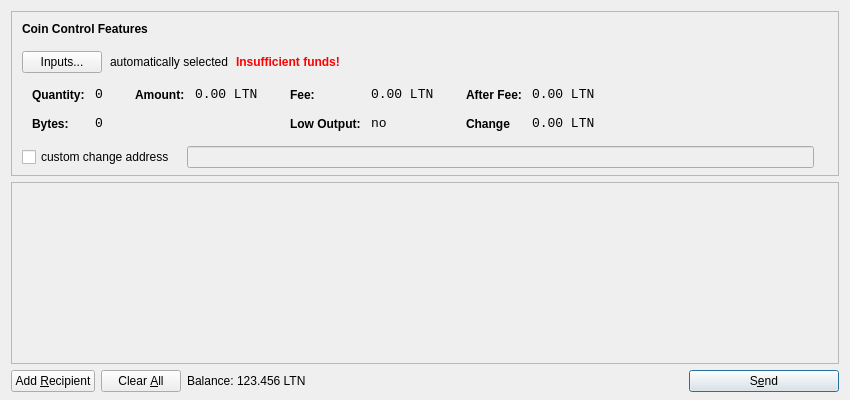
<?xml version="1.0" encoding="UTF-8"?>
<ui version="4.0">
 <class>SendCoinsDialog</class>
 <widget class="QDialog" name="SendCoinsDialog">
  <property name="geometry">
   <rect>
    <x>0</x>
    <y>0</y>
    <width>850</width>
    <height>400</height>
   </rect>
  </property>
  <property name="windowTitle">
   <string>Send Coins</string>
  </property>
  <layout class="QVBoxLayout" name="verticalLayout" stretch="0,1,0">
   <property name="bottomMargin">
    <number>8</number>
   </property>
   <item>
    <widget class="QFrame" name="frameCoinControl">
     <property name="sizePolicy">
      <sizepolicy hsizetype="Expanding" vsizetype="Expanding">
       <horstretch>0</horstretch>
       <verstretch>0</verstretch>
      </sizepolicy>
     </property>
     <property name="maximumSize">
      <size>
       <width>16777215</width>
       <height>16777215</height>
      </size>
     </property>
     <property name="frameShape">
      <enum>QFrame::StyledPanel</enum>
     </property>
     <property name="frameShadow">
      <enum>QFrame::Sunken</enum>
     </property>
     <layout class="QVBoxLayout" name="verticalLayoutCoinControl2">
      <property name="spacing">
       <number>-1</number>
      </property>
      <property name="leftMargin">
       <number>0</number>
      </property>
      <property name="topMargin">
       <number>0</number>
      </property>
      <property name="rightMargin">
       <number>0</number>
      </property>
      <property name="bottomMargin">
       <number>6</number>
      </property>
      <item>
       <layout class="QVBoxLayout" name="verticalLayoutCoinControl" stretch="0,0,0,0,1">
        <property name="spacing">
         <number>0</number>
        </property>
        <property name="leftMargin">
         <number>10</number>
        </property>
        <property name="topMargin">
         <number>10</number>
        </property>
        <item>
         <layout class="QHBoxLayout" name="horizontalLayoutCoinControl1">
          <property name="bottomMargin">
           <number>15</number>
          </property>
          <item>
           <widget class="QLabel" name="labelCoinControlFeatures">
            <property name="sizePolicy">
             <sizepolicy hsizetype="Preferred" vsizetype="Maximum">
              <horstretch>0</horstretch>
              <verstretch>0</verstretch>
             </sizepolicy>
            </property>
            <property name="font">
             <font>
              <weight>75</weight>
              <bold>true</bold>
             </font>
            </property>
            <property name="styleSheet">
             <string notr="true">font-weight:bold;</string>
            </property>
            <property name="text">
             <string>Coin Control Features</string>
            </property>
           </widget>
          </item>
         </layout>
        </item>
        <item>
         <layout class="QHBoxLayout" name="horizontalLayoutCoinControl2" stretch="0,0,0,0">
          <property name="spacing">
           <number>8</number>
          </property>
          <property name="bottomMargin">
           <number>10</number>
          </property>
          <item>
           <widget class="QPushButton" name="pushButtonCoinControl">
            <property name="styleSheet">
             <string notr="true"/>
            </property>
            <property name="text">
             <string>Inputs...</string>
            </property>
           </widget>
          </item>
          <item>
           <widget class="QLabel" name="labelCoinControlAutomaticallySelected">
            <property name="text">
             <string>automatically selected</string>
            </property>
            <property name="margin">
             <number>5</number>
            </property>
           </widget>
          </item>
          <item>
           <widget class="QLabel" name="labelCoinControlInsuffFunds">
            <property name="font">
             <font>
              <weight>75</weight>
              <bold>true</bold>
             </font>
            </property>
            <property name="styleSheet">
             <string notr="true">color:red;font-weight:bold;</string>
            </property>
            <property name="text">
             <string>Insufficient funds!</string>
            </property>
            <property name="margin">
             <number>5</number>
            </property>
           </widget>
          </item>
          <item>
           <spacer name="horizontalSpacerCoinControl">
            <property name="orientation">
             <enum>Qt::Horizontal</enum>
            </property>
            <property name="sizeHint" stdset="0">
             <size>
              <width>40</width>
              <height>1</height>
             </size>
            </property>
           </spacer>
          </item>
         </layout>
        </item>
        <item>
         <widget class="QWidget" name="widgetCoinControl" native="true">
          <property name="sizePolicy">
           <sizepolicy hsizetype="Preferred" vsizetype="Preferred">
            <horstretch>0</horstretch>
            <verstretch>0</verstretch>
           </sizepolicy>
          </property>
          <property name="minimumSize">
           <size>
            <width>0</width>
            <height>0</height>
           </size>
          </property>
          <property name="styleSheet">
           <string notr="true"/>
          </property>
          <layout class="QHBoxLayout" name="horizontalLayoutCoinControl5">
           <property name="margin">
            <number>0</number>
           </property>
           <item>
            <layout class="QHBoxLayout" name="horizontalLayoutCoinControl3" stretch="0,0,0,1">
             <property name="spacing">
              <number>20</number>
             </property>
             <property name="topMargin">
              <number>0</number>
             </property>
             <property name="bottomMargin">
              <number>10</number>
             </property>
             <item>
              <layout class="QFormLayout" name="formLayoutCoinControl1">
               <property name="horizontalSpacing">
                <number>10</number>
               </property>
               <property name="verticalSpacing">
                <number>14</number>
               </property>
               <property name="leftMargin">
                <number>10</number>
               </property>
               <property name="topMargin">
                <number>4</number>
               </property>
               <property name="rightMargin">
                <number>6</number>
               </property>
               <item row="0" column="0">
                <widget class="QLabel" name="labelCoinControlQuantityText">
                 <property name="styleSheet">
                  <string notr="true">font-weight:bold;</string>
                 </property>
                 <property name="text">
                  <string>Quantity:</string>
                 </property>
                 <property name="margin">
                  <number>0</number>
                 </property>
                </widget>
               </item>
               <item row="0" column="1">
                <widget class="QLabel" name="labelCoinControlQuantity">
                 <property name="font">
                  <font>
                   <family>Monospace</family>
                   <pointsize>10</pointsize>
                  </font>
                 </property>
                 <property name="cursor">
                  <cursorShape>IBeamCursor</cursorShape>
                 </property>
                 <property name="contextMenuPolicy">
                  <enum>Qt::ActionsContextMenu</enum>
                 </property>
                 <property name="text">
                  <string>0</string>
                 </property>
                 <property name="margin">
                  <number>0</number>
                 </property>
                 <property name="textInteractionFlags">
                  <set>Qt::LinksAccessibleByMouse|Qt::TextSelectableByKeyboard|Qt::TextSelectableByMouse</set>
                 </property>
                </widget>
               </item>
               <item row="1" column="0">
                <widget class="QLabel" name="labelCoinControlBytesText">
                 <property name="styleSheet">
                  <string notr="true">font-weight:bold;</string>
                 </property>
                 <property name="text">
                  <string>Bytes:</string>
                 </property>
                </widget>
               </item>
               <item row="1" column="1">
                <widget class="QLabel" name="labelCoinControlBytes">
                 <property name="font">
                  <font>
                   <family>Monospace</family>
                   <pointsize>10</pointsize>
                  </font>
                 </property>
                 <property name="cursor">
                  <cursorShape>IBeamCursor</cursorShape>
                 </property>
                 <property name="contextMenuPolicy">
                  <enum>Qt::ActionsContextMenu</enum>
                 </property>
                 <property name="text">
                  <string>0</string>
                 </property>
                 <property name="textInteractionFlags">
                  <set>Qt::LinksAccessibleByMouse|Qt::TextSelectableByKeyboard|Qt::TextSelectableByMouse</set>
                 </property>
                </widget>
               </item>
              </layout>
             </item>
             <item>
              <layout class="QFormLayout" name="formLayoutCoinControl2">
               <property name="horizontalSpacing">
                <number>10</number>
               </property>
               <property name="verticalSpacing">
                <number>14</number>
               </property>
               <property name="leftMargin">
                <number>6</number>
               </property>
               <property name="topMargin">
                <number>4</number>
               </property>
               <property name="rightMargin">
                <number>6</number>
               </property>
               <item row="0" column="0">
                <widget class="QLabel" name="labelCoinControlAmountText">
                 <property name="styleSheet">
                  <string notr="true">font-weight:bold;</string>
                 </property>
                 <property name="text">
                  <string>Amount:</string>
                 </property>
                 <property name="margin">
                  <number>0</number>
                 </property>
                </widget>
               </item>
               <item row="0" column="1">
                <widget class="QLabel" name="labelCoinControlAmount">
                 <property name="font">
                  <font>
                   <family>Monospace</family>
                   <pointsize>10</pointsize>
                  </font>
                 </property>
                 <property name="cursor">
                  <cursorShape>IBeamCursor</cursorShape>
                 </property>
                 <property name="contextMenuPolicy">
                  <enum>Qt::ActionsContextMenu</enum>
                 </property>
                 <property name="text">
                  <string notr="true">0.00 LTN</string>
                 </property>
                 <property name="textInteractionFlags">
                  <set>Qt::LinksAccessibleByMouse|Qt::TextSelectableByKeyboard|Qt::TextSelectableByMouse</set>
                 </property>
                </widget>
               </item>
              </layout>
             </item>
             <item>
              <layout class="QFormLayout" name="formLayoutCoinControl3">
               <property name="horizontalSpacing">
                <number>10</number>
               </property>
               <property name="verticalSpacing">
                <number>14</number>
               </property>
               <property name="leftMargin">
                <number>6</number>
               </property>
               <property name="topMargin">
                <number>4</number>
               </property>
               <property name="rightMargin">
                <number>6</number>
               </property>
               <item row="0" column="0">
                <widget class="QLabel" name="labelCoinControlFeeText">
                 <property name="styleSheet">
                  <string notr="true">font-weight:bold;</string>
                 </property>
                 <property name="text">
                  <string>Fee:</string>
                 </property>
                 <property name="margin">
                  <number>0</number>
                 </property>
                </widget>
               </item>
               <item row="0" column="1">
                <widget class="QLabel" name="labelCoinControlFee">
                 <property name="font">
                  <font>
                   <family>Monospace</family>
                   <pointsize>10</pointsize>
                  </font>
                 </property>
                 <property name="cursor">
                  <cursorShape>IBeamCursor</cursorShape>
                 </property>
                 <property name="contextMenuPolicy">
                  <enum>Qt::ActionsContextMenu</enum>
                 </property>
                 <property name="text">
                  <string notr="true">0.00 LTN</string>
                 </property>
                 <property name="textInteractionFlags">
                  <set>Qt::LinksAccessibleByMouse|Qt::TextSelectableByKeyboard|Qt::TextSelectableByMouse</set>
                 </property>
                </widget>
               </item>
               <item row="1" column="0">
                <widget class="QLabel" name="labelCoinControlLowOutputText">
                 <property name="styleSheet">
                  <string notr="true">font-weight:bold;</string>
                 </property>
                 <property name="text">
                  <string>Low Output:</string>
                 </property>
                </widget>
               </item>
               <item row="1" column="1">
                <widget class="QLabel" name="labelCoinControlLowOutput">
                 <property name="font">
                  <font>
                   <family>Monospace</family>
                   <pointsize>10</pointsize>
                  </font>
                 </property>
                 <property name="cursor">
                  <cursorShape>IBeamCursor</cursorShape>
                 </property>
                 <property name="contextMenuPolicy">
                  <enum>Qt::ActionsContextMenu</enum>
                 </property>
                 <property name="text">
                  <string>no</string>
                 </property>
                 <property name="textInteractionFlags">
                  <set>Qt::LinksAccessibleByMouse|Qt::TextSelectableByKeyboard|Qt::TextSelectableByMouse</set>
                 </property>
                </widget>
               </item>
              </layout>
             </item>
             <item>
              <layout class="QFormLayout" name="formLayoutCoinControl4">
               <property name="horizontalSpacing">
                <number>10</number>
               </property>
               <property name="verticalSpacing">
                <number>14</number>
               </property>
               <property name="leftMargin">
                <number>6</number>
               </property>
               <property name="topMargin">
                <number>4</number>
               </property>
               <property name="rightMargin">
                <number>6</number>
               </property>
               <item row="0" column="0">
                <widget class="QLabel" name="labelCoinControlAfterFeeText">
                 <property name="styleSheet">
                  <string notr="true">font-weight:bold;</string>
                 </property>
                 <property name="text">
                  <string>After Fee:</string>
                 </property>
                 <property name="margin">
                  <number>0</number>
                 </property>
                </widget>
               </item>
               <item row="0" column="1">
                <widget class="QLabel" name="labelCoinControlAfterFee">
                 <property name="font">
                  <font>
                   <family>Monospace</family>
                   <pointsize>10</pointsize>
                  </font>
                 </property>
                 <property name="cursor">
                  <cursorShape>IBeamCursor</cursorShape>
                 </property>
                 <property name="contextMenuPolicy">
                  <enum>Qt::ActionsContextMenu</enum>
                 </property>
                 <property name="text">
                  <string notr="true">0.00 LTN</string>
                 </property>
                 <property name="textInteractionFlags">
                  <set>Qt::LinksAccessibleByMouse|Qt::TextSelectableByKeyboard|Qt::TextSelectableByMouse</set>
                 </property>
                </widget>
               </item>
               <item row="1" column="0">
                <widget class="QLabel" name="labelCoinControlChangeText">
                 <property name="styleSheet">
                  <string notr="true">font-weight:bold;</string>
                 </property>
                 <property name="text">
                  <string>Change</string>
                 </property>
                </widget>
               </item>
               <item row="1" column="1">
                <widget class="QLabel" name="labelCoinControlChange">
                 <property name="font">
                  <font>
                   <family>Monospace</family>
                   <pointsize>10</pointsize>
                  </font>
                 </property>
                 <property name="cursor">
                  <cursorShape>IBeamCursor</cursorShape>
                 </property>
                 <property name="contextMenuPolicy">
                  <enum>Qt::ActionsContextMenu</enum>
                 </property>
                 <property name="text">
                  <string notr="true">0.00 LTN</string>
                 </property>
                 <property name="textInteractionFlags">
                  <set>Qt::LinksAccessibleByMouse|Qt::TextSelectableByKeyboard|Qt::TextSelectableByMouse</set>
                 </property>
                </widget>
               </item>
              </layout>
             </item>
            </layout>
           </item>
          </layout>
         </widget>
        </item>
        <item>
         <layout class="QHBoxLayout" name="horizontalLayoutCoinControl4" stretch="0,0,0">
          <property name="spacing">
           <number>12</number>
          </property>
          <property name="sizeConstraint">
           <enum>QLayout::SetDefaultConstraint</enum>
          </property>
          <property name="topMargin">
           <number>5</number>
          </property>
          <property name="rightMargin">
           <number>5</number>
          </property>
          <item>
           <widget class="QCheckBox" name="checkBoxCoinControlChange">
            <property name="text">
             <string>custom change address</string>
            </property>
           </widget>
          </item>
          <item>
           <widget class="QLineEdit" name="lineEditCoinControlChange">
            <property name="enabled">
             <bool>false</bool>
            </property>
            <property name="sizePolicy">
             <sizepolicy hsizetype="Expanding" vsizetype="Fixed">
              <horstretch>0</horstretch>
              <verstretch>0</verstretch>
             </sizepolicy>
            </property>
           </widget>
          </item>
          <item>
           <widget class="QLabel" name="labelCoinControlChangeLabel">
            <property name="sizePolicy">
             <sizepolicy hsizetype="Preferred" vsizetype="Expanding">
              <horstretch>0</horstretch>
              <verstretch>0</verstretch>
             </sizepolicy>
            </property>
            <property name="minimumSize">
             <size>
              <width>0</width>
              <height>0</height>
             </size>
            </property>
            <property name="text">
             <string/>
            </property>
            <property name="margin">
             <number>3</number>
            </property>
           </widget>
          </item>
         </layout>
        </item>
        <item>
         <spacer name="verticalSpacerCoinControl">
          <property name="orientation">
           <enum>Qt::Vertical</enum>
          </property>
          <property name="sizeHint" stdset="0">
           <size>
            <width>800</width>
            <height>1</height>
           </size>
          </property>
         </spacer>
        </item>
       </layout>
      </item>
     </layout>
    </widget>
   </item>
   <item>
    <widget class="QScrollArea" name="scrollArea">
     <property name="widgetResizable">
      <bool>true</bool>
     </property>
     <widget class="QWidget" name="scrollAreaWidgetContents">
      <property name="geometry">
       <rect>
        <x>0</x>
        <y>0</y>
        <width>830</width>
        <height>165</height>
       </rect>
      </property>
      <layout class="QVBoxLayout" name="verticalLayout_2">
       <property name="margin">
        <number>0</number>
       </property>
       <item>
        <layout class="QVBoxLayout" name="entries">
         <property name="spacing">
          <number>6</number>
         </property>
        </layout>
       </item>
       <item>
        <spacer name="verticalSpacer">
         <property name="orientation">
          <enum>Qt::Vertical</enum>
         </property>
         <property name="sizeHint" stdset="0">
          <size>
           <width>20</width>
           <height>40</height>
          </size>
         </property>
        </spacer>
       </item>
      </layout>
     </widget>
    </widget>
   </item>
   <item>
    <layout class="QHBoxLayout" name="horizontalLayout">
     <item>
      <widget class="QPushButton" name="addButton">
       <property name="toolTip">
        <string>Send to multiple recipients at once</string>
       </property>
       <property name="text">
        <string>Add &amp;Recipient</string>
       </property>
       <property name="autoDefault">
        <bool>false</bool>
       </property>
      </widget>
     </item>
     <item>
      <widget class="QPushButton" name="clearButton">
       <property name="sizePolicy">
        <sizepolicy hsizetype="Minimum" vsizetype="Fixed">
         <horstretch>0</horstretch>
         <verstretch>0</verstretch>
        </sizepolicy>
       </property>
       <property name="toolTip">
        <string>Remove all transaction fields</string>
       </property>
       <property name="text">
        <string>Clear &amp;All</string>
       </property>
       <property name="autoRepeatDelay">
        <number>300</number>
       </property>
       <property name="autoDefault">
        <bool>false</bool>
       </property>
      </widget>
     </item>
     <item>
      <layout class="QHBoxLayout" name="horizontalLayout_2">
       <property name="spacing">
        <number>3</number>
       </property>
       <item>
        <widget class="QLabel" name="label">
         <property name="sizePolicy">
          <sizepolicy hsizetype="Preferred" vsizetype="Fixed">
           <horstretch>0</horstretch>
           <verstretch>0</verstretch>
          </sizepolicy>
         </property>
         <property name="text">
          <string>Balance:</string>
         </property>
        </widget>
       </item>
       <item>
        <widget class="QLabel" name="labelBalance">
         <property name="sizePolicy">
          <sizepolicy hsizetype="Preferred" vsizetype="Fixed">
           <horstretch>0</horstretch>
           <verstretch>0</verstretch>
          </sizepolicy>
         </property>
         <property name="cursor">
          <cursorShape>IBeamCursor</cursorShape>
         </property>
         <property name="text">
          <string notr="true">123.456 LTN</string>
         </property>
         <property name="textInteractionFlags">
          <set>Qt::LinksAccessibleByMouse|Qt::TextSelectableByKeyboard|Qt::TextSelectableByMouse</set>
         </property>
        </widget>
       </item>
      </layout>
     </item>
     <item>
      <spacer name="horizontalSpacer">
       <property name="orientation">
        <enum>Qt::Horizontal</enum>
       </property>
       <property name="sizeHint" stdset="0">
        <size>
         <width>40</width>
         <height>20</height>
        </size>
       </property>
      </spacer>
     </item>
     <item>
      <widget class="QPushButton" name="sendButton">
       <property name="minimumSize">
        <size>
         <width>150</width>
         <height>0</height>
        </size>
       </property>
       <property name="toolTip">
        <string>Confirm the send action</string>
       </property>
       <property name="text">
        <string>S&amp;end</string>
       </property>
       <property name="icon">
        <iconset resource="../bitcoin.qrc">
         <normaloff>:/icons/send</normaloff>:/icons/send</iconset>
       </property>
       <property name="default">
        <bool>true</bool>
       </property>
      </widget>
     </item>
    </layout>
   </item>
  </layout>
 </widget>
 <resources>
  <include location="../bitcoin.qrc"/>
 </resources>
 <connections/>
</ui>
